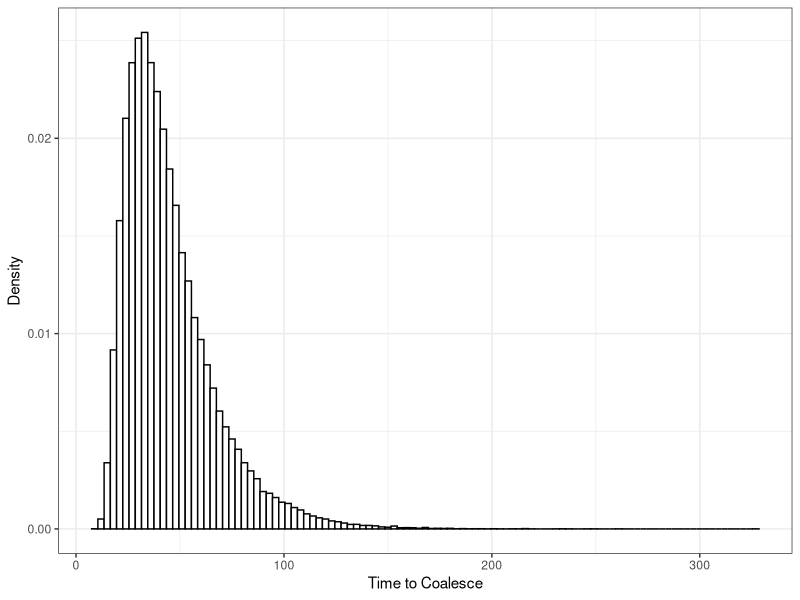
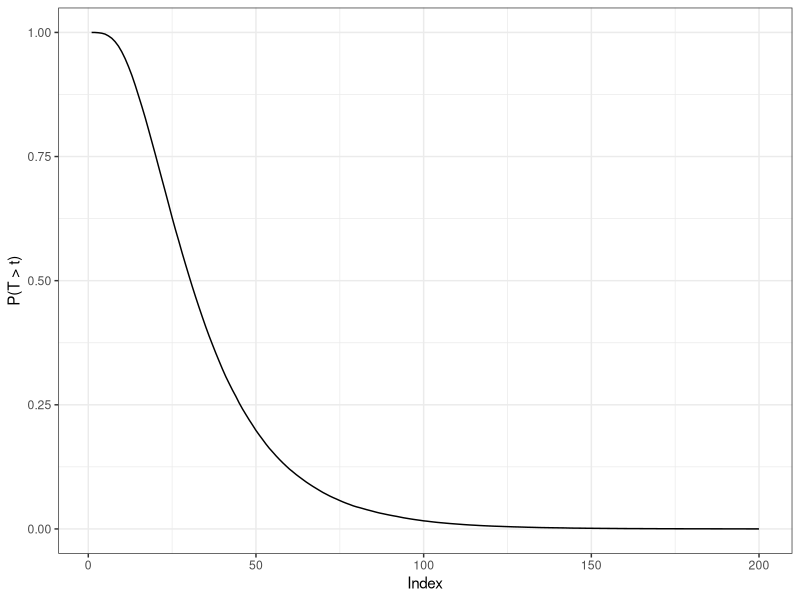

Here is the R script that generated these plots, in order: (Note: a time limit stopped this script after it produced the figures.)
# Code authored by Bram Silbert in Python and translated to R by Lillian Makhoul

# give first ten values for first graph
# fix axis labels for T_N

library(ggplot2)

# --- --- #

# returns the time it takes for a cycle to fully coalesce for s observations
coalescence <- function(N,s){
  times <- numeric(s)
  
  if(N == 1){
    return(times)
  }
  
  if(N == 2){
    return(replicate(s,1))
  }

  for(i in 1:s){
    RW <- c(1:N)
    while(TRUE){
      # randomly sample from RW
      vertex <- sample(which(RW != 0), 1)
      times[i] <- times[i] + 1
      
      if(vertex == length(RW)){
        RW[1] <- RW[vertex]
        RW[vertex] <- 0
      } else{
        RW[vertex + 1] <- RW[vertex]
        RW[vertex] <- 0
      }
      
      # only 1 particle remains
      if(sum(RW == 0) == N-1){
        break
      }
    }
  }
  
  return(times)
}

times <- coalescence(10,100000)

ggplot() + geom_histogram(mapping = aes(x = times, y = ..density..), bins = max(times), 
                          binwidth = 3, fill = "white", color = "black") +
  theme_bw() + 
  xlab("Time to Coalesce") +
  ylab("Density")

x <- table(times)
s <- sum(x)
xx <- (s - cumsum(x))/100000

ggplot() + geom_line(mapping = aes(x = c(1:length(xx)),y = xx)) + 
  xlab("Index") + 
  ylab("P(T > t)") +
  theme_bw()

# --- --- #

# runs the coalescence function for multiple values of N
# returns each value of N with its corresponding average time to,
# variance, and second moments of coalescence
coal_func <- function(k){
  n_vals <- c(1:k)
  t_avg <- numeric()
  t_var <- numeric()
  t_sec <- numeric()
  for(i in 1:k){
    print(i)
    c <- coalescence(i, 100000)
    t_avg[i] <- mean(c)
    t_var[i] <- var(c)
    t_sec[i] <- mean(c^2)
  }
  
  return(c(n_vals, t_avg, t_sec, t_var))
}

k <- 30

lst <- coal_func(k)

n <- lst[1:k] # n_val
m <- lst[(k+1):(2*k)] # t_avg
s <- lst[(2*k+1):(3*k)] # t_sec
v <- lst[(3*k+1):(4*k)] # t_sec

lm(m ~ poly(n,2,raw = T))
lm(v ~ poly(n,4,raw = T))
lm(s ~ poly(n,4,raw = T))

ggplot(mapping = aes(n,m)) + 
  geom_smooth(method = 'lm',formula = y~poly(x,2, raw=TRUE), color = "black") +
  geom_point(color = "blue") +
  theme_bw() +
  xlab("N") +
  ylab("Mean Time to Coalescence")


df <- data.frame(n,s)

ggplot(df, mapping = aes(n,s)) + 
  geom_smooth(method = 'lm', formula = y~poly(x,3, raw=TRUE), color = "black") +
  # stat_function(fun=function(x) 3*x^4/10 - x^3/2 + 1/5) +
  geom_point(color = "blue") +
  theme_bw() + 
  xlab("N") + 
  ylab("Second Moment of Time to Coalescence")

df <- data.frame(n,v)

ggplot(df, mapping = aes(n,v)) + 
  geom_smooth(method = 'lm', formula = y~poly(x,4, raw=TRUE), color = "black") + 
  # stat_function(fun=function(x) x^4/20 - x^2/4 + 1/5) +
  geom_point(color = "blue") +
  theme_bw() +
  xlab("N") +
  ylab("Variance of Time to Coalescence")

# --- --- #

# returns the time it takes for a cycle to fully coalesce for s observations
annihilation <- function(N,s){
  times <- numeric(s)
  
  if(N == 1){
    return(times)
  }
  if(N == 2){
    return(replicate(s,1))
  }
  
  for(i in 1:s){
    RW <- c(1:N)
    while(TRUE){
      # randomly sample from RW
      vertex <- sample(which(RW != 0), 1)
      times[i] <- times[i] + 1
      
      if(vertex == length(RW)){
        if(RW[1] == 0){
          # shift 1 over
          RW[1] <- RW[vertex]
          RW[vertex] <- 0
        } else{ 
          # annihilation
          RW[vertex] <- 0
          RW[1] <- 0
        }
      } else{
        if(RW[vertex + 1] == 0){
          # shift 1 over
          RW[vertex + 1] <- RW[vertex]
          RW[vertex] <- 0
        } else{ 
          # annihilation
          RW[vertex] <- 0
          RW[vertex + 1] <- 0
        }
      }
      
      # stop at 1 particle if started with an odd N
      if(length(RW) %% 2 == 1){
        if(sum(RW == 0) == N-1){
          break
        }
      }
      
      # stop at 0 particles if started with an even N
      if(sum(RW == 0) == N){
        break
      }
    }
  }
  
  return(times)
}

times <- annihilation(10,100000)

ggplot() + geom_histogram(mapping = aes(x = times, y = ..density..), bins = max(times), 
                          fill = "white", color = "black", binwidth = 2) +
  xlab("Time to Annihilation") +
  ylab("Density") +
  theme_bw()

x <- table(times)
s <- sum(x)
xx <- (s - cumsum(x))/100000

ggplot() + geom_line(mapping = aes(x = c(1:length(xx)), y = xx)) +
  xlab("t") +
  ylab("P(T > t)") +
  theme_bw()

ggplot() + geom_line(mapping = aes(x = c(1:length(xx)), y = log(xx))) +
  xlab("t") +
  ylab("log(P(T > t))") +
  theme_bw()

# --- --- #

# Runs the annihilation function for multiple values of N
# Returns each value of N with its corresponding average time to and
# variance of annihilation
ann_func <- function(k){
  n_val <- c(1:k)
  t_avg <- numeric()
  t_var <- numeric()
  
  for(i in 1:k){
    c <- annihilation(i, 10000)
    t_avg[i] <- mean(c)
    t_var[i] <- var(c)
  }
  
  return(c(n_val, t_avg, t_var))
}

k <- 20

lst <- ann_func(k)

n <- lst[1:k] # n_val
m <- lst[(k+1):(2*k)] # t_avg
v <- lst[(2*k+1):(3*k)] # t_var

# Split values by even N's and odd N's
n_even <- n[n %% 2 == 0]
n_odd <- n[n %% 2 != 0]

m_even <- m[n_even]
m_odd <- m[n_odd]

v_even <- v[n_even]
v_odd <- v[n_odd]

# Averages
ggplot() + geom_smooth(method = "lm", formula = y ~ poly(x,2,raw = TRUE), 
                       mapping = aes(x = n_even, y = m_even)) +
  geom_point(mapping = aes(x = n_even,y = m_even), color = "green") +
  geom_smooth(method = "lm", formula = y ~ poly(x,2,raw = TRUE), 
              mapping = aes(x = n_odd, y = m_odd), color = "red") +
  geom_point(mapping = aes(x = n_odd, y = m_odd), color = "blue") +
  xlab("N") + 
  ylab("Mean Time to Annihilation") +
  theme_bw()

# Variances
ggplot() + geom_smooth(method = 'lm', formula = y ~ poly(x, 3, raw=TRUE), 
                       mapping = aes(x = n_even, y = v_even)) +
  geom_point(mapping = aes(x = n_even,y = v_even), color = "green") +
  geom_smooth(method = 'lm', formula = y ~ poly(x, 3, raw=TRUE), 
              mapping = aes(x = n_odd, y = v_odd), color = "red") +
  geom_point(mapping = aes(x = n_odd, y = v_odd), color = "blue") +
  xlab("N") + 
  ylab("Variance of Time to Annihilation") +
  theme_bw()

# --- --- #

# Returns the amount of steps the last surviving particle took in
# the coalescence model for s observations
survivor_steps <- function(N,s){
  max_steps <- numeric(s)
  
  if(N == 1){
    return(max_steps)
  }
  if(N == 2){
    return(replicate(s, 1))
  }
  
  for(i in 1:s){
    RW <- c(1:N)
    steps <- numeric(N)
    while(TRUE){
      # randomly sample from RW
      vertex <- sample(which(RW != 0), 1)
      steps[RW[vertex]] <- steps[RW[vertex]] + 1
      
      if(vertex == length(RW)){
        RW[1] <- RW[vertex]
        RW[vertex] <- 0
      } else{
        RW[vertex + 1] <- RW[vertex]
        RW[vertex] <- 0
      }
      
      if(sum(RW == 0) == N-1){
        break
      }
    }
    max_steps[i] <- max(steps)
  }
  
  return(max_steps)
}

steps <- survivor_steps(6,100000)

ggplot() + geom_histogram(mapping = aes(x = steps, y = ..density..), bins = max(steps), 
                          color = "black", fill = "white") +
  xlab("Steps Taken by Last Surviving Particle") +
  ylab("Density") +
  theme_bw()

x <- table(steps)
s <- sum(x)
xx <- (s - cumsum(x))/100000

ggplot() + geom_line(mapping = aes(x = c(1:length(xx)), y = xx)) +
  xlab("t") + 
  ylab("P(T >t)") +
  theme_bw()

ggplot() + geom_line(mapping = aes(x = c(1:length(xx)), y = log(xx))) +
  xlab("t") + 
  ylab("log(P(T >t))") +
  theme_bw()

# --- --- #

# Runs the survivor_steps for several values of N
# Returns each value of N with its corresponding average and
# variance of the steps taken by the last surviving particle
surv_func <- function(k){
  n_vals <- c(1:k)
  t_avg <- numeric()
  t_var <- numeric()
  t_sec <- numeric()
  
  for(i in 1:k){
    c <- survivor_steps(i,100000)
    t_avg[i] <- mean(c)
    t_var[i] <- var(c)
    t_sec[i] <- mean(c^2)
  }
  
  return(c(n_vals,t_avg,t_var,t_sec))
}

k <- 30

lst <- surv_func(k)

n <- lst[1:k] # n_val
m <- lst[(k+1):(2*k)] # t_avg
v <- lst[(2*k+1):(3*k)] # t_var
s <- lst[(3*k+1):(4*k)] # t_sec

ggplot(mapping = aes(x = n, y = m)) + 
  geom_smooth(method = "lm", formula = y ~ poly(x,2,raw = TRUE), 
                                                  color = "black") +
  geom_point(color = "blue") + 
  xlab("N") + 
  ylab("Mean Steps Taken by Surviving Particle") +
  theme_bw()

# y = 0.1666x^2 + 0.5058x - 0.7037

ggplot(mapping = aes(x = n, y = v)) + 
  geom_smooth(method = "lm", formula = y ~ poly(x,4, raw = TRUE),
                                                  color = "black") +
  geom_point(color = "blue") + 
  xlab("N") +
  ylab("Variance of Steps Taken by Surviving Particle") + 
  theme_bw()

lm(v ~ poly(n,4,raw=TRUE))

# y = 0.0149x^4 - 0.2059x^3 + 3.4974x^2 -21.3330x + 31.6806

ggplot(mapping = aes(x = n, y = s)) + 
  geom_smooth(method = "lm", formula = y ~ poly(x,4, raw = TRUE),
              color = "black") +
  geom_point(color = "blue") + 
  xlab("N") +
  ylab("Second Moment of Steps Taken by Surviving Particle") + 
  theme_bw()

lm(s ~ poly(n,4,raw=TRUE))

# y = 0.0462x^4 - 0.2260x^3 + 6.6775x^2 -40.4179x +58.5697

# --- --- #

# Begins simulation with 2 particles and N nodes
# Returns the amount of steps that the last surviving particle takes for
# s observations
pair_steps <- function(N, s){
  max_steps <- numeric(s)
  
  if(N == 1){
    return(max_steps)
  }
  if(N == 2){
    return(replicate(s, 1))
  }
  
  for(i in 1:s){
      RW <- c(1,2,replicate(N-2,0))
      steps <- numeric(2)
      
      while(TRUE){
        vertex <- sample(which(RW != 0), 1)
        steps[RW[vertex]] <- steps[RW[vertex]] + 1
        
        if(vertex == length(RW)){
          RW[1] <- RW[vertex]
          RW[vertex] <- 0
        } else{
          RW[vertex + 1] <- RW[vertex]
          RW[vertex] <- 0
        }
        
        if(sum(RW == 0) == N-1){
          break
        }
      }
    if(max(steps) == steps[1]){
      max_steps[i] <- 0
    } else {
      max_steps[i] <- max(steps)
    }
  }
  
  return(max_steps)
}

# Runs the pair_steps for several values of N
# Returns each value of N with its corresponding average 
# number of the steps taken by the last surviving particle
pair_func <- function(k){
  n_vals <- c(1:k)
  m_vals <- numeric(k)
  
  for(i in 1:k){
    m_vals[i] <- mean(pair_steps(i,50000))*i
  }
  
  return(c(n_vals, m_vals))
}

k <- 50

list1 <- pair_func(k)
list2 <- surv_func(k)

n1 <- list1[1:k] # n_val
m1 <- list1[(k+1):(2*k)] # m_vals

n2 <- list2[1:k] # n_val
m2 <- list2[(k+1):(2*k)] # t_avg

# Compare the results of pair_func with surv_func
ggplot() + geom_smooth(mapping = aes(n1,m1,color = "Start with Two"), method = "lm", 
                       formula = y ~ poly(x,2, raw = TRUE)) +
  geom_point(mapping = aes(n1, m1, color = "Start with Two")) +
  geom_smooth(mapping = aes(n2, m2, color = "Original"), method = "lm",
              formula = y ~ poly(x,2,raw = TRUE)) +
  geom_point(mapping = aes(n2,m2, color = "Original")) +
  xlab("N") +
  ylab("Mean Time to Coalescence") +
  theme_bw() + 
  scale_color_manual(name = "Legend", breaks = c("Start with Two","Original"), 
                     values = c("Start with Two" = "black", "Original" = "blue"))

# --- --- #

# Begins simulation with 2 particles and N nodes
# Returns the amount of steps that the second particle takes for
# s observations
pair_steps2 <- function(N,s){
  stepsOfSecond <- numeric(s)
  
  if(N == 1){
    return(stepsOfSecond)
  }
  if(N == 2){
    return(replicate(s, 1))
  }
  
  for(i in 1:s){
    RW <- c(1,2,replicate(N-2,0))
    steps <- numeric(2)
    
    while(TRUE){
      vertex <- sample(which(RW != 0), 1)
      steps[RW[vertex]] <- steps[RW[vertex]] + 1
      
      if(vertex == length(RW)){
        RW[1] <- RW[vertex]
        RW[vertex] <- 0
      } else{
        RW[vertex + 1] <- RW[vertex]
        RW[vertex] <- 0
      }
      
      if(sum(RW == 0) == N-1){
        break
      }
    }
    stepsOfSecond[i] <- steps[2]
  }
  
  return(stepsOfSecond)
}

# Runs the pair_steps2 for several values of N
# Returns each value of N with its corresponding average 
# number of the steps taken by the second particle
pair_func2 <- function(k){
  n_vals <- c(1:k)
  m_vals <- numeric(k)
  for(i in 1:k){
    m_vals[i] <- mean(pair_steps2(i,100000))*i
  }
  
  return(c(n_vals,m_vals))
}

k <- 30

lst <- pair_func2(k)

n <- lst[1:k] # n_vals
m <- lst[(k+1):(2*k)] # m_vals

ggplot(mapping = aes(x = n, y = m)) + geom_smooth(method = "lm", color = "black",
                                                  formula = y ~ poly(x,2,raw = TRUE)) +
  geom_point(color = "blue") +
  xlab("N") +
  ylab("Average Number of Steps Taken by Second Particle") +
  theme_bw()

# --- --- #

corr <- function(N,s){
  steps1 <- pair_steps2(N,s)
  steps2 <- pair_steps2(N,s)
  step_prod <- numeric()
  
  for(i in 1:s){
    step_prod[i] <- steps1[i]*steps2[i]
  }
  
  return(step_prod)
}

# Run the corr function for several values of N
corr_func <- function(k){
  n_vals <- c(1:k)
  m_vals <- numeric(k)
  
  for(i in 1:k){
    m_vals[i] <- mean(corr(i,10000))
  }
  
  return(c(n_vals, m_vals))
}

k <- 100
lst <- corr_func(k)

n <- lst[1:k] # n_vals
m1 <- lst[(k+1):(2*k)] # m_vals
m2 <- ((n-1)/2)^2

ggplot(mapping = aes(x = n)) +
  geom_smooth(mapping = aes(y = m1, color = "Empirical Results"), method = "lm", 
              formula = y ~ poly(x,2,raw = TRUE)) +
  geom_point(mapping = aes(y = m1)) +
  geom_line(mapping = aes(y = m2, color = "Calculated Results"), size = 1) +
  xlab("N") +
  ylab("Average Number of Steps") +
  theme_bw() +
  scale_color_manual(name = "Legend", 
                     breaks = c("Calculated Results","Empirical Results"), 
                     values = c("Calculated Results" = "red", "Empirical Results" = "blue"))


y <- numeric()

for(i in 1:length(n)){
  y[i] <- m1[i]/((n[i]-1)/2)^2
}

y <- y[-(1:2)]

ggplot() + geom_point(mapping = aes(x = c(1:length(y)), y = y))

# --- --- #

pair_steps3 <- function(N,s){
  stepsToAbsorb <- replicate(N,list(0))
  
  for(i in 1:s){
    RW <- c(1:N)
    steps <- numeric(N)
    
    while(TRUE){
      vertex <- sample(which(RW != 0), 1)
      steps[RW[vertex]] <- steps[RW[vertex]] + 1
      
      if(vertex == length(RW)){
        if(RW[1] != 0){ # absorbs a particle
          stepsToAbsorb[[RW[vertex]]][i] <- steps[RW[vertex]]
          RW[vertex] <- 0
        } else { # shift
          RW[1] <- RW[vertex]
          RW[vertex] <- 0
        }
      } else{
        if(RW[vertex + 1] != 0){ # absorbs a particle
          stepsToAbsorb[[RW[vertex]]][i] <- steps[RW[vertex]]
          RW[vertex] <- 0
        } else { # shift
          RW[vertex + 1] <- RW[vertex]
          RW[vertex] <- 0
        }
      }
      
      if(sum(RW == 0) == N-1){
        stepsToAbsorb[[RW[which(RW != 0)]]][i] <- steps[RW[which(RW != 0)]]
        break
      }
    }
    
  }
  
  return(stepsToAbsorb)
}

pair_exp <- function(N,s,m,n){
  steps <- pair_steps3(N,s)
  prod_exp <- numeric()
  
  for(k in 1:s){
    prod_exp[k] <- (steps[[m]][k])*(steps[[n]][k])
  }
  
  return(mean(prod_exp))
}

j_list <- c(2,5,10,15,20,25,30)

for(l in j_list){
  diff <- pair_exp(30, 100000, 1, l) - (29/2)^2
  print(paste("E[T0T",l,"] - E[T0]E[T",l,"] =", diff))
}

# --- --- #

j_list_2 <- c(2:30)
cov_list <- numeric()

for(w in j_list_2){
  cov_list[w-1] <- pair_exp(30, 100000, 1, w) - (29/2)^2
}


ggplot(mapping = aes(x = j_list_2, y = cov_list)) + 
  #geom_smooth(method = "lm", formula = y ~ poly(x,4, raw = TRUE), color = "black") +
  geom_point(color = "blue") +
  xlab("i") +
  ylab( expression("Cov["*S[0]*S[i]*"]") )  +
  theme_bw()

# --- --- #

lyons_line <- function(N,s){
  stepsToAbsorb <- replicate(N,list(0))
  
  for(i in 1:s){
    RW <- c(1:N)
    steps <- numeric(N)
    
    while(TRUE){
      vertex <- sample(which(RW != 0), 1)
      
      if(vertex != length(RW)){
        steps[RW[vertex]] <- steps[RW[vertex]] + 1
        if(RW[vertex + 1] != 0){ # absorbs a particle
          stepsToAbsorb[[RW[vertex]]][i] <- steps[RW[vertex]]
          RW[vertex] <- 0
        } else { # shift
          RW[vertex + 1] <- RW[vertex]
          RW[vertex] <- 0
        }
      }
      
      if(sum(RW == 0) == N-1){
        stepsToAbsorb[[RW[which(RW != 0)]]][i] <- steps[RW[which(RW != 0)]]
        break
      }
    }
    if(i %% 10000 == 0){
      print(i)
    }
  }
  
  return(stepsToAbsorb)
}

lyons_exp <- function(i, j, lyst){
  prod_exp <- numeric()
  for(k in 1:length(lyst)){
    prod_exp[k] <- lyst[[i]][k]*lyst[[j]][k]
  }
  
  return(mean(prod_exp))
}

# --- --- #

lyst <- lyons_line(30,1000000)
cov_list_2 <- numeric()

j_list_3 <- c(1:30)

for(w in 30:1){
  cov_list_2[w] <- lyons_exp(30, w, lyst) - (mean(lyst[[w]])*mean(lyst[[29]]))
}

ggplot() + geom_point(mapping = aes(j_list_3,cov_list_2)) +
  xlab("i") +
  ylab( expression("Cov["*tau[0]*tau[i]*"]") )  +
  theme_bw()

# --- --- #

pair_time <- function(N,s){
  t <- numeric(s)
  
  for(i in 1:s){
    RW <- c(1:N)
    steps <- numeric(N)
    while(TRUE){
      # randomly sample from RW
      vertex <- sample(which(RW != 0), 1)
      
      if(vertex == length(RW)){
        steps[RW[vertex]] <- steps[RW[vertex]] + 1
        RW[1] <- RW[vertex]
        RW[vertex] <- 0
      } else{
        steps[RW[vertex]] <- steps[RW[vertex]] + 1
        RW[vertex + 1] <- RW[vertex]
        RW[vertex] <- 0
      }
      
      if(sum(RW == 0) == N-1){
        break
      }
    }
    t[i] <- max(steps)
  }
  
  return(t)
}

s <- 100000
n <- 10

t <- pair_time(n,s)

calcDelta <- function(lambda){
  return(sqrt(1-exp(-lambda)))
}

calcX <- function(delta){
  return((1-delta)/(1+delta))
}

f1 <- function(lambda, t, s){
  val <- 0
  for(i in 1:s){
    val <- val + exp(-lambda*t[i])
  }
  val <- val*(1/s)
  return(val)
}

f2 <- function(n,x,lambda){
  val <- (n*(sinh(0.5*log(x))/sinh((n/2)*log(x))))*exp(-lambda*(n-1)/2)
  val[1] <- 1
  return(val)
}

lambda <- seq(0,1,0.05)
delta <- calcDelta(lambda)
x <- calcX(delta)

val1 <- f1(lambda, t, s)
val2 <- f2(n,x,lambda)

ggplot(mapping = aes(x = lambda)) + 
  geom_line(mapping = aes(y = val2, color = "Calculated Results")) + 
  geom_point(mapping = aes(y = val1, color = "Empirical Results")) + 
  xlab(expression(lambda)) +
  ylab(expression(paste("f(",lambda,")"))) + 
  scale_color_manual(name = "Legend",breaks = c("Calculated Results","Empirical Results"), 
                     values = c("Calculated Results" = "black", "Empirical Results" = "blue")) +
  theme_bw()

ggplot(mapping = aes(x = lambda)) + 
  geom_line(mapping = aes(y = log(val2), color = "Calculated Results")) + 
  geom_point(mapping = aes(y = log(val1), color = "Empirical Results")) + 
  xlab(expression(lambda)) +
  ylab(expression(paste("log(f(",lambda,"))"))) + 
  scale_color_manual(name = "Legend",breaks = c("Calculated Results","Empirical Results"), 
                     values = c("Calculated Results" = "black", "Empirical Results" = "blue")) +
  theme_bw()

# --- --- #

# Runs coalescence model with the following conditions:
#if particle moves into occupied node
  #if the absorber is 0, resets the whole system
  #else
    #if the absorbee is 0, removes absorber and counts its steps
    #if absorbee is not 0, removes absorbee and counts its steps
# Returns the amount of steps each particle took until absorbed and
# Total time spent to coalescence, for s observations
taus <- function(N,s){
  
  stepsToAbsorb <- replicate(N,list(0))
  times <- numeric(s)
  
  removeAbsorbee <- function(RW, vertex){
    if(vertex == length(RW)){
      RW[1] <- RW[vertex]
      RW[vertex] <- 0
    } else{
      RW[vertex + 1] <- RW[vertex]
      RW[vertex] <- 0
    }
    
    return(RW)
  }
  
  for(i in 1:s){
    RW <- c(1:N)
    steps <- numeric(N)
    
    while(TRUE){
      times[i] <- times[i] + 1
      vertex <- sample(which(RW != 0), 1)
      steps[RW[vertex]] <- steps[RW[vertex]] + 1
      absorption <- FALSE
      absorber <- RW[vertex]
      absorbee <- 0
      
      # determine if absorption occurs and record absorbee
      if(vertex == length(RW)){
        if(RW[1] != 0){ # absorbs a particle
          absorbee <- RW[1]
          absorption <- TRUE
        }
      } else{
        if(RW[vertex + 1] != 0){ # absorbs a particle
          absorption <- TRUE
        }
      }
      
      if(absorption){
        if(absorber == 1){ # reset the system
          RW <- c(1:N)
          steps <- numeric(N)
          times[i] <- 0
        } else {
          if(absorbee == 1){ # remove absorber
            RW[vertex] <- 0
          } else {
            RW <- removeAbsorbee(RW, vertex)
          }
        }
      } else { # shift
        if(vertex == length(RW)){
          RW[1] <- RW[vertex]
          RW[vertex] <- 0
        } else {
          RW[vertex + 1] <- RW[vertex]
          RW[vertex] <- 0
        }
      }
      
      if(sum(RW == 0) == N-1){
        for(j in 1:N){
          stepsToAbsorb[[j]][i] <- steps[j]
        }
        break
      }
    }
    if(i %% 1000 == 0){
      print(i)
    }
  }
  
  return(c(stepsToAbsorb, times))
}

tau_exp <- function(N,s){
  E_taus <- numeric()
  list <- taus(N,s)
  
  steps <- list[1:N]
  times <- as.numeric(list[(N+1):length(list)])
  E_time <- mean(times)
  
  for(i in 1:N){
    E_taus[i] <- mean(steps[[i]])
  }
  
  return(c(E_taus,E_time))
}

N <- 50
s <- 100000

list <- tau_exp(N,s)

E_tau_lst <- list[1:N]
E_time <- list[(N+1)]
total <- 0

for(i in 1:N){
  total <- total + E_tau_lst[i]
  print(E_tau_lst[i])
}

print(total)
print(E_time)

# --- --- #

# REVISIT
# might just be double counting
# missing a condition in taus function that i need to account for?

ggplot(mapping = aes(c(3:N), y = E_tau_lst[3:N])) +
  geom_point() +
  xlab("i") + 
  ylab("E[tau_i]") +
  theme_bw()
